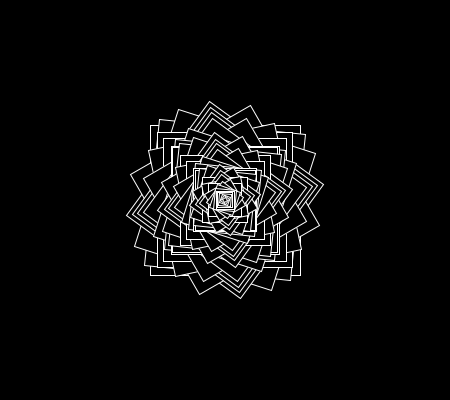
Frame 1 (no input)
Frame 2 (the mouse pressed at the canvas centre, redrawn once): identical to frame 1, image omitted

The Processing sketch that drew this single still picture (run headless with seeded random() and noise(); the mouse was pressed at the canvas centre and the sketch redrawn once):

// Processing sketch: processing_28291
// ── processing_28291.pde

float angle = 6;
int   steps = 50;
float flowerSize = 150;
float stepSize = 3;

void setup()
{
    size( 450, 400 );
    rectMode(CENTER);
    noLoop();
}

void draw()
{
    background(0);
    smooth();

    fill(0);
    stroke(255);

    translate( width/2, height/2 );
    for ( int i = 0; i < steps; i++ ) {
        rotate( radians( angle * i ) );
        rect( 0, 0, flowerSize - (stepSize * i), flowerSize - (stepSize * i) );
    }
}               
